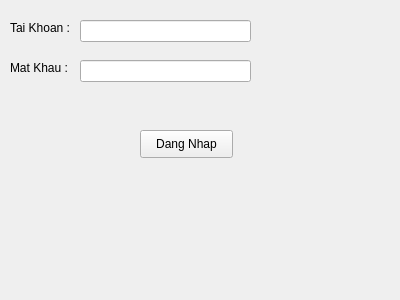
<?xml version="1.0" encoding="UTF-8"?>
<ui version="4.0">
 <class>Form</class>
 <widget class="QWidget" name="Form">
  <property name="geometry">
   <rect>
    <x>0</x>
    <y>0</y>
    <width>400</width>
    <height>300</height>
   </rect>
  </property>
  <property name="windowTitle">
   <string>Form</string>
  </property>
  <widget class="QLabel" name="label">
   <property name="geometry">
    <rect>
     <x>10</x>
     <y>60</y>
     <width>71</width>
     <height>16</height>
    </rect>
   </property>
   <property name="text">
    <string>Mat Khau :</string>
   </property>
  </widget>
  <widget class="QLabel" name="label_2">
   <property name="geometry">
    <rect>
     <x>10</x>
     <y>20</y>
     <width>81</width>
     <height>16</height>
    </rect>
   </property>
   <property name="text">
    <string>Tai Khoan :</string>
   </property>
  </widget>
  <widget class="QLineEdit" name="o_nhap_tai_khoan">
   <property name="geometry">
    <rect>
     <x>80</x>
     <y>20</y>
     <width>171</width>
     <height>22</height>
    </rect>
   </property>
  </widget>
  <widget class="QLineEdit" name="o_nhap_mat_khau">
   <property name="geometry">
    <rect>
     <x>80</x>
     <y>60</y>
     <width>171</width>
     <height>22</height>
    </rect>
   </property>
   <property name="echoMode">
    <enum>QLineEdit::Password</enum>
   </property>
  </widget>
  <widget class="QPushButton" name="nut_dang_nhap">
   <property name="geometry">
    <rect>
     <x>140</x>
     <y>130</y>
     <width>93</width>
     <height>28</height>
    </rect>
   </property>
   <property name="text">
    <string>Dang Nhap</string>
   </property>
  </widget>
 </widget>
 <resources/>
 <connections/>
</ui>
